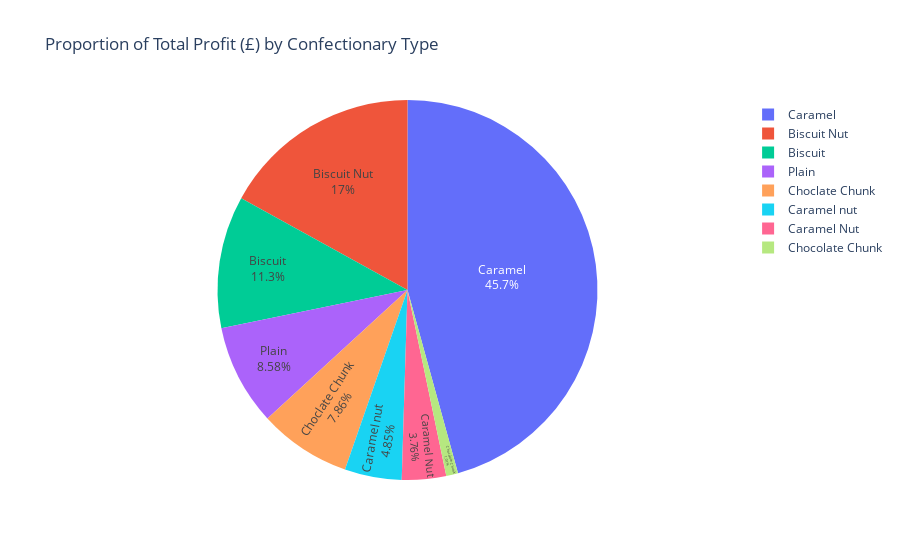

The notebook cell this image was saved under:
### Markdown cell above
**Reasoning**:
The previous code failed because `plotly.express` encountered a name conflict with the argument 'values' when trying to interpret the pandas Series. To resolve this, I will convert the `total_profit_by_confectionary` Series into a DataFrame with explicit column names ('Confectionary Type' and 'Total Profit (£)') and then pass this DataFrame to `px.pie`, referencing these new column names for `names` and `values` arguments.

### Code cell
import plotly.express as px

# Convert the Series to a DataFrame for clearer column naming in plotly
profit_df = total_profit_by_confectionary.reset_index()
profit_df.columns = ['Confectionary Type', 'Total Profit (£)']

fig = px.pie(profit_df,
             values='Total Profit (£)',
             names='Confectionary Type',
             title='Proportion of Total Profit (£) by Confectionary Type',
             hover_data=['Total Profit (£)'],
             labels={'Confectionary Type':'Confectionary Type', 'Total Profit (£)':'Total Profit (£)'})
fig.update_traces(textposition='inside', textinfo='percent+label')
fig.show()

### Figure 1 — Plotly figure (JSON) as saved in the notebook; plotly's stock layout.template omitted (floating-point values rounded to 4 significant figures)
{"data": [{"customdata": [[285100000.0], [429728041], [1158000000.0], [95272916], [122846079], [199000000.0], [25481136], [217400000.0]], "domain": {"x": [0, 1], "y": [0, 1]}, "hovertemplate": "Confectionary Type=%{label}<br>Total Profit (£)=%{customdata[0]}<extra></extra>", "labels": ["Biscuit", "Biscuit Nut", "Caramel", "Caramel Nut", "Caramel nut", "Choclate Chunk", "Chocolate Chunk", "Plain"], "legendgroup": "", "name": "", "showlegend": true, "textinfo": "percent+label", "textposition": "inside", "type": "pie", "values": [285100000.0, 429728041, 1158000000.0, 95272916, 122846079, 199000000.0, 25481136, 217400000.0]}], "layout": {"legend": {"tracegroupgap": 0}, "title": {"text": "Proportion of Total Profit (£) by Confectionary Type"}}}
